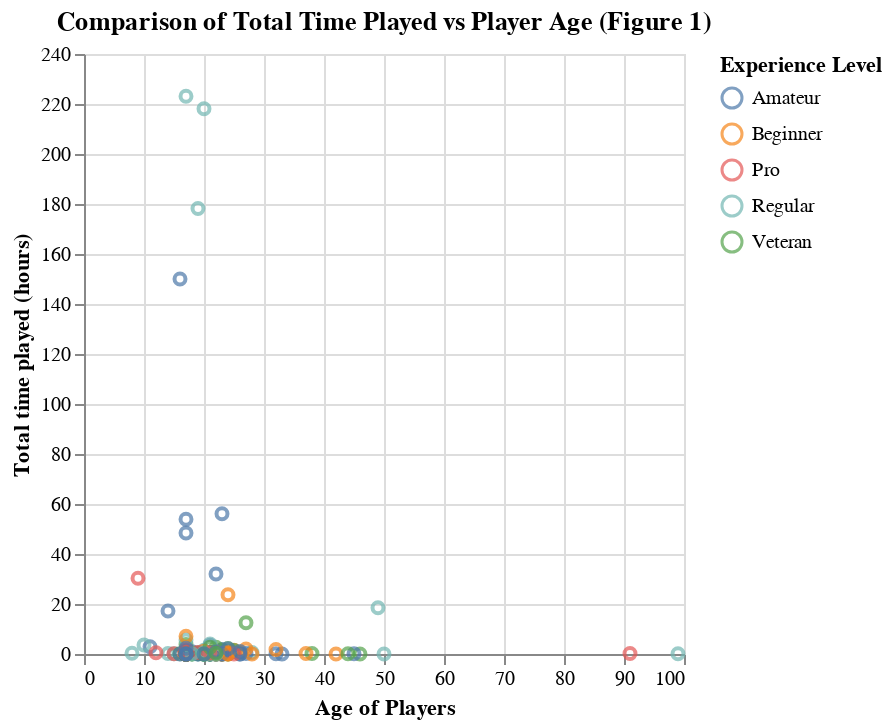

Write notebook code for a chart like this one.
### Code cell
# Visualizing the data

# We plot age vs. played hours, then we color-coded the data based on varying experience levels to better visualize the data
# and possible relationships between the variables

player_chart = alt.Chart(players, title = "Comparison of Total Time Played vs Player Age (Figure 1)").mark_point().encode(
    x = alt.X("age").title("Age of Players").scale(zero = False),
    y=alt.Y('played_hours', title='Total time played (hours)'),
    color=alt.Color("experience").title("Experience Level"),
)

player_chart

### Figure 1 — Vega-Lite specification as saved in the notebook (floating-point values rounded to 4 significant figures; data arrays with more than 128 entries replaced by an {"elided": "..."} marker saying what was removed)
{"config": {"view": {"continuousWidth": 300, "continuousHeight": 300}}, "data": {"name": "data-ce4363b1cc149d2771de4f7f6f9a7330"}, "mark": {"type": "point"}, "encoding": {"color": {"field": "experience", "title": "Experience Level", "type": "nominal"}, "x": {"field": "age", "scale": {"zero": false}, "title": "Age of Players", "type": "quantitative"}, "y": {"field": "played_hours", "title": "Total time played (hours)", "type": "quantitative"}}, "title": "Comparison of Total Time Played vs Player Age (Figure 1)", "$schema": "https://vega.github.io/schema/vega-lite/v5.20.1.json", "datasets": {"data-ce4363b1cc149d2771de4f7f6f9a7330": {"elided": "196 records"}}}
